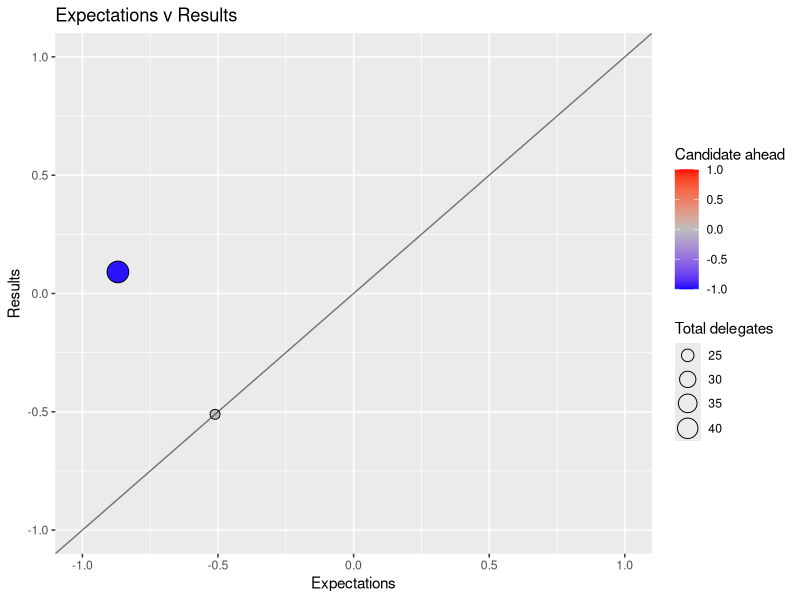

Reproduce this figure in R.
## ---- chunk 1
require(ggplot2)
## ---- chunk 2
delegates <- data.frame(State = c("Iowa", "New Hampshire"),
                        Clinton_percentage=c(23, 9), Sanders_percentage=c(21, 15),
                        Clinton_expect=c(13, 9), Sanders_expect=c(31, 15))
## ---- chunk 3
plot <- ggplot(delegates, aes(x = log(Clinton_expect/Sanders_expect), y = log(Clinton_percentage/Sanders_percentage),
                              fill = log(Clinton_expect/Sanders_expect) - log(Clinton_percentage/Sanders_percentage))) +
  #geom_text( aes(label=State), hjust = 0, vjust = 0 ) +
  geom_point( aes(size = Clinton_expect+Sanders_expect), shape=21) + scale_size_continuous(range = c(3,7)) +
  scale_fill_gradientn(colours = c("blue", "grey", "red"), name="Candidate ahead", limits=c(-1,1)) +
  labs(title = "Expectations v Results", x = "Expectations", y = "Results", size = "Total delegates") +
  geom_abline(intercept = 0, slope=1, alpha = 0.5) +
  xlim(-1,1) + ylim(-1,1)
plot
